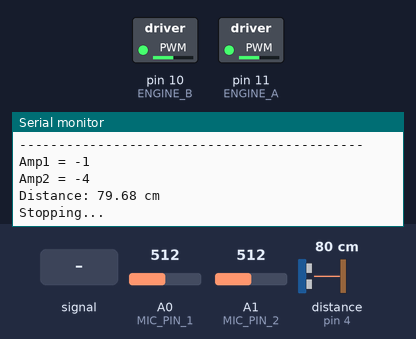
This sketch was run on a simulated Arduino Uno, built with avr-gcc and run on an emulated ATmega328P. Parts: switched loads named in the sketch (green lamp = pin HIGH), the last lines printed to the serial monitor. Wiring (inferred from the names in the program): ultrasonic range finder: trigger pin 5; echo pin 4. Inputs (shaded band) come from the test bench; at power-on: distance to the obstacle (sensor on pin 4) 80 cm, A0 (MIC_PIN_1) = 512, A1 (MIC_PIN_2) = 512. The echo pulse lasts 58.3 µs per cm; pins used as bus, display or sensor lines are not drawn.

Above: at 1.2 s.
1.3 s: A0 (MIC_PIN_1) fed a 200 Hz sine of ±81 counts around its level
At 3.2 s:
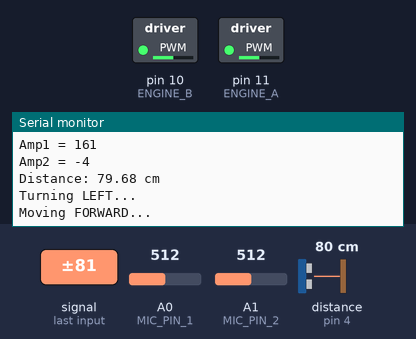
4.2 s: A1 (MIC_PIN_2) fed a 200 Hz sine of ±81 counts around its level
At 4.74 s:
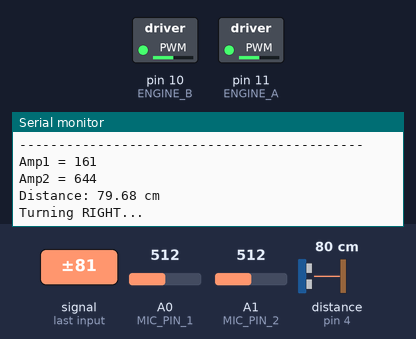
8.0 s: distance to the obstacle (sensor on pin 4) set to 2 cm
At 9.3 s:
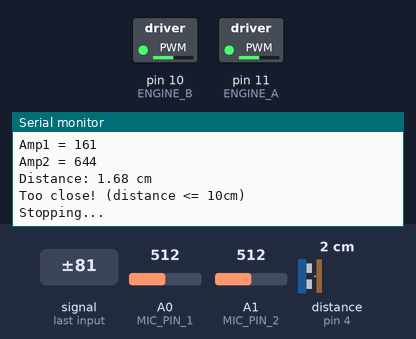
Timing chart, 0 to 11.0 s (numbered marks = the images above; inputs shaded):
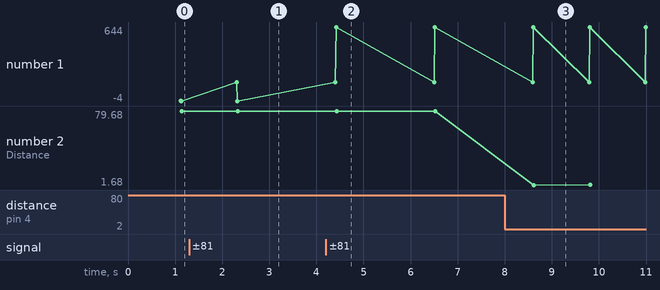

Measured:
- after the input at 1.3 s, the serial monitor: prints a new line after 1.0 s (image 1)
- after the input at 4.2 s, the serial monitor: prints a new line after 0.22 s (image 2)
- after the input at 8.0 s, the serial monitor: prints a new line after 0.62 s (image 3)
- plotted number 1: -4 → 644 after the input at 4.2 s
- plotted number 2: 79.68 → 2.02 after the input at 8.0 s

The sketch:

WardenBot.ino
```cpp
/*
-------------------------------
  INITIALIZE CONSTANTS (PINS)
-------------------------------
*/

// Use constants to store the values for ultrasonic sensor pins
const int MIC_PIN_1 = A0;  // Analog pin A0
const int MIC_PIN_2 = A1;  // Analog pin A1

// Use constants to store the values for ultrasonic sensor pins
const int TRIG_PIN = 5;  // Digital pin 5
const int ECHO_PIN = 4;  // Digital pin 4

// Constants relating to the H-Bridge (i.e. L298N)
const int IN1 = 8;        // Motor 1
const int IN2 = 9;        // Motor 1
const int IN3 = 12;       // Motor 2
const int IN4 = 13;       // Motor 2
const int ENGINE_A = 11;  // To control motor 1 speed
const int ENGINE_B = 10;  // To control motor 2 speed

/*
-------------------------------
  ADJUSTABLE CONSTANTS
-------------------------------
*/

const int distance_threshold = 10; // Measured in centimeters. If the robot is less than this threshold, it won't move
const int forward_duration = 500; // Amount of milliseconds that the robot moves forward (higher value = more distance forward)
const int turn_duration = 400; // Amount of milliseconds that the robot turns (higher value = bigger angle)
const int right_mic_coeff = 4; // To fix the sensitivity of the right microphone (higher value = more sensitive)
const int motor_speed = 128; // How fast the motors spin (higher value = faster)

/*
-------------------------------
  SETUP
-------------------------------
*/

void setup() {
  // for the ultrasonic sensor
  pinMode(TRIG_PIN, OUTPUT);  // initialize trigger pin of ultrasonic sensor as output
  pinMode(ECHO_PIN, INPUT);   // initialize echo pin of ultrasonic sensor as input

  analogWrite(ENGINE_A, motor_speed);
  analogWrite(ENGINE_B, motor_speed);

  // Set the baud rate to 9600 and begin serial communication
  Serial.begin(9600);
}

/*
-------------------------------
  MICROPHONES
-------------------------------
*/

int MicrophoneFunction() {

  // Center = 0
  // Left = 1
  // Right = 2
  int direction = 0;

  // use constant to define threshold amplitude (Used to filter background noise)
  const int AMPLITUDE_THRESHOLD = right_mic_coeff;

  // Microphone 1
  int min_vol_mic1 = 1024;  // initialize minimum value to be the maximum possible value
  int max_vol_mic1 = 0;     // initialize maximum value to be the minimum possible value

  // Microphone 2
  int min_vol_mic2 = 1024;  // initialize minimum value to be the maximum possible value
  int max_vol_mic2 = 0;     // initialize maximum value to be the minimum possible value

  // Takes 5000 readings fo volume and saves the max & min of those values
  for (int i = 0; i < 5000; ++i) {

    int vol_reading_mic1 = analogRead(MIC_PIN_1);  // Get reading from microphone 1
    int vol_reading_mic2 = analogRead(MIC_PIN_2);  // Get reading from microphone 2

    // Comparing the new value read from microphone 1 with the currently stored maximum & minimum
    min_vol_mic1 = min(min_vol_mic1, vol_reading_mic1);
    max_vol_mic1 = max(max_vol_mic1, vol_reading_mic1);

    // Comparing the new value read from microphone 2 with the currently stored maximum & minimum
    min_vol_mic2 = min(min_vol_mic2, vol_reading_mic2);
    max_vol_mic2 = max(max_vol_mic2, vol_reading_mic2);

    // -----Debugging------

    // Serial.print("Left:");
    // Serial.print(vol_reading_mic1);
    // Serial.print("\tRight:");
    // Serial.println(vol_reading_mic2);
    // delay(200);

    // --------End---------
  }

  // Amplitude is defined as the difference between the highest and lowest points of a wave
  int amplitude_mic1 = max_vol_mic1 - min_vol_mic1 - 1;
  int amplitude_mic2 = right_mic_coeff*(max_vol_mic2 - min_vol_mic2 - 1);

  int amplitude_difference = abs(amplitude_mic1 - amplitude_mic2);  // used to ensure sound is within threshold

  // -----Debugging------

  Serial.print("--------------------------------------------\n");
  Serial.print("Amp1 = ");
  Serial.println(amplitude_mic1);
  Serial.print("Amp2 = ");
  Serial.println(amplitude_mic2);
  // Serial.print("Difference between Amplitudes =");  // For debugging purposes
  // Serial.println(amplitude_difference);

  // --------End---------

  if (amplitude_mic1 <= AMPLITUDE_THRESHOLD && amplitude_mic2 <= AMPLITUDE_THRESHOLD)
    return -1;
  else if (amplitude_difference <= AMPLITUDE_THRESHOLD)
    return 0;
  else if (amplitude_difference > AMPLITUDE_THRESHOLD && amplitude_mic1 > amplitude_mic2)
    return 1;
  else
    return 2;
}

/*
-------------------------------
  ULTRASONIC SENSOR
-------------------------------
*/

float UltrasonicFunction() {
  long duration;
  float distance;

  // Set trigger pin LOW
  digitalWrite(TRIG_PIN, LOW);
  delayMicroseconds(2);

  // Send a 10µs HIGH pulse to the trigger pin
  digitalWrite(TRIG_PIN, HIGH);
  delayMicroseconds(10);
  digitalWrite(TRIG_PIN, LOW);

  duration = pulseIn(ECHO_PIN, HIGH);  // Measure time taken for the echo to return

  distance = (duration * 0.0343) / 2;  // Calculate the distance (speed of sound = 343 m/s or 0.0343 cm/µs)

  //Print the distance to the Serial Monitor
  Serial.print("Distance: ");
  Serial.print(distance);
  Serial.println(" cm");

  delay(100);  // Wait before the next measurement

  return distance;
}

/*
-------------------------------
  MOTOR TURNING
-------------------------------
*/

void MotorStop() {
  Serial.println("Stopping...");
  digitalWrite(IN1, LOW);
  digitalWrite(IN2, LOW);
  digitalWrite(IN3, LOW);
  digitalWrite(IN4, LOW);
}

void MotorForward() {
  Serial.println("Moving FORWARD...");
  digitalWrite(IN1, LOW);
  digitalWrite(IN2, HIGH);
  digitalWrite(IN3, LOW);
  digitalWrite(IN4, HIGH);
}

void MotorRight() {
  Serial.println("Turning RIGHT...");
  digitalWrite(IN1, LOW);
  digitalWrite(IN2, LOW);
  digitalWrite(IN3, LOW);
  digitalWrite(IN4, HIGH);
}

void MotorLeft() {
  Serial.println("Turning LEFT...");
  digitalWrite(IN1, LOW);
  digitalWrite(IN2, HIGH);
  digitalWrite(IN3, LOW);
  digitalWrite(IN4, LOW);
}

/*
-------------------------------
  MOTOR CONTROL
-------------------------------
*/
void MotorFunction(float distance, int direction) {
  if (distance <= distance_threshold) {
    Serial.println("Too close! (distance <= 10cm)");
    MotorStop();
    return;
  }

  if (direction == -1) {
    MotorStop();

  } else if (direction == 0) {
    MotorForward();
    delay(forward_duration);
    MotorStop();

  } else if (direction == 1) {
    MotorLeft();
    delay(turn_duration);
    MotorForward();
    delay(forward_duration);
    MotorStop();

  } else if (direction == 2) {
    MotorRight();
    delay(turn_duration);
    MotorForward();
    delay(forward_duration);
    MotorStop();

  }
}

/*
-------------------------------
  MAIN LOOP
-------------------------------
*/

void loop() {
  int direction = MicrophoneFunction();
  float distance = UltrasonicFunction();
  MotorFunction(distance, direction);
}
```
